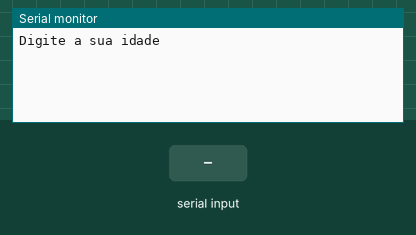
This sketch was run on a simulated Arduino Uno, built with avr-gcc and run on an emulated ATmega328P. Shown: the last lines printed to the serial monitor. The inputs (shaded band) are chosen by the test bench.

Above: at 1.2 s.
1.3 s: "90,45\n" received over Serial
At 2.0 s:
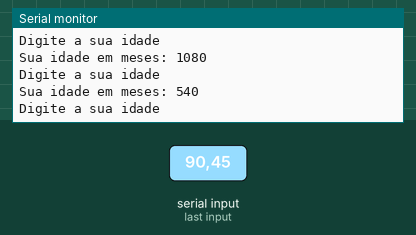
2.8 s: "30,150\n" received over Serial
At 4.2 s:
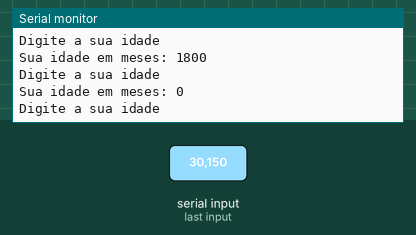
Timing chart, 0 to 5.8 s (numbered marks = the images above; inputs shaded):
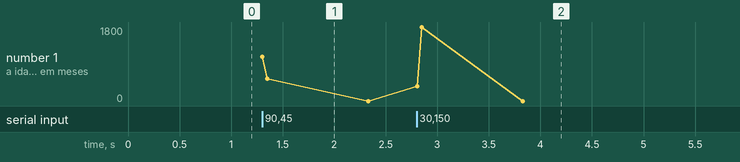

Measured:
- after the input at 1.3 s, the serial monitor: prints a new line at once (image 1)
- after the input at 2.8 s, the serial monitor: prints a new line at once (image 2)

The sketch:

lopal_exo11.ino
```cpp
//Faça um programa que receba a idade de uma pessoa em anos
//imprima essa idade em: Meses, Dias, Horas, Minutos.

//Variaveis
int idade = 0;//inicia a idade
int idadeMeses = 0;

void setup()
{
  Serial.begin(9600);
}

void loop()
{
  //entrada
  Serial.println("Digite a sua idade");//pergunta a idade do usuario
  while( ! Serial.available() ){}//Aguarda o usuario digitar (para o loop)
  idade = Serial.parseInt();

  //processamento
  idadeMeses = idade * 12;

  //saida
  Serial.println("Sua idade em meses: " + String(idadeMeses) );
}
```
